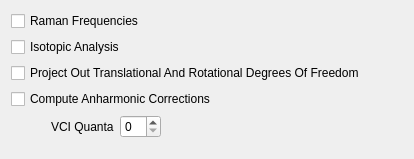
<?xml version="1.0" encoding="UTF-8"?>
<ui version="4.0">
 <class>FrequenciesTab</class>
 <widget class="QWidget" name="FrequenciesTab">
  <property name="geometry">
   <rect>
    <x>0</x>
    <y>0</y>
    <width>414</width>
    <height>159</height>
   </rect>
  </property>
  <property name="windowTitle">
   <string>Form</string>
  </property>
  <layout class="QVBoxLayout" name="verticalLayout">
   <item>
    <widget class="QCheckBox" name="raman">
     <property name="text">
      <string>Raman Frequencies</string>
     </property>
    </widget>
   </item>
   <item>
    <widget class="QCheckBox" name="isotopes">
     <property name="text">
      <string>Isotopic Analysis</string>
     </property>
    </widget>
   </item>
   <item>
    <widget class="QCheckBox" name="hess_proj_trm">
     <property name="text">
      <string>Project Out Translational And Rotational Degrees Of Freedom</string>
     </property>
    </widget>
   </item>
   <item>
    <widget class="QCheckBox" name="anharmonic">
     <property name="text">
      <string>Compute Anharmonic Corrections</string>
     </property>
    </widget>
   </item>
   <item>
    <layout class="QHBoxLayout" name="_6">
     <item>
      <spacer>
       <property name="orientation">
        <enum>Qt::Horizontal</enum>
       </property>
       <property name="sizeType">
        <enum>QSizePolicy::Fixed</enum>
       </property>
       <property name="sizeHint" stdset="0">
        <size>
         <width>40</width>
         <height>20</height>
        </size>
       </property>
      </spacer>
     </item>
     <item>
      <widget class="QLabel" name="vciLabel">
       <property name="text">
        <string>VCI Quanta</string>
       </property>
      </widget>
     </item>
     <item>
      <widget class="QSpinBox" name="vci"/>
     </item>
     <item>
      <spacer>
       <property name="orientation">
        <enum>Qt::Horizontal</enum>
       </property>
       <property name="sizeHint" stdset="0">
        <size>
         <width>40</width>
         <height>20</height>
        </size>
       </property>
      </spacer>
     </item>
    </layout>
   </item>
   <item>
    <spacer name="verticalSpacer">
     <property name="orientation">
      <enum>Qt::Vertical</enum>
     </property>
     <property name="sizeHint" stdset="0">
      <size>
       <width>20</width>
       <height>21</height>
      </size>
     </property>
    </spacer>
   </item>
  </layout>
 </widget>
 <resources/>
 <connections/>
</ui>
